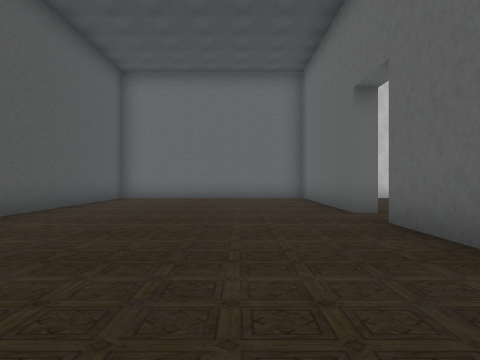
[1] (above)

19 first-person views from a walk through a scene from a Unity 3-D project. The camera is 1.3 m above the floor, looks level and sees 75° across. The floor is counted in squares, 2 m on a side. Each view is taken from the middle of a square. On the plan, view 1 faces up. The plan holds only what a view shows up to about 10 squares ahead; the rest is blank. The place goes on beyond the plan. The player is left out. Some surface patterns are stand-ins.

[2]
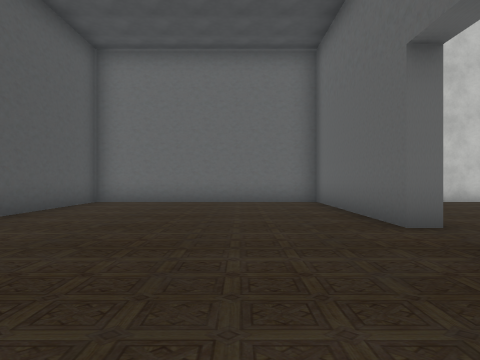

[3]
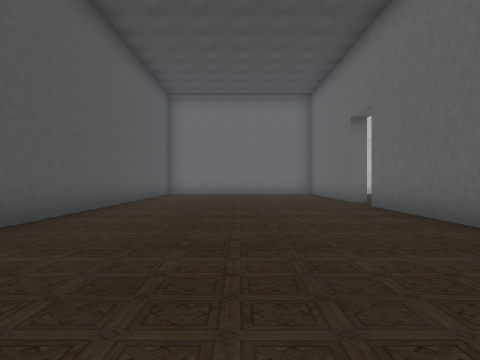

[4]
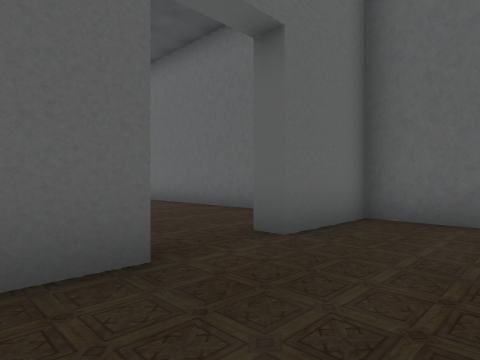

[5]
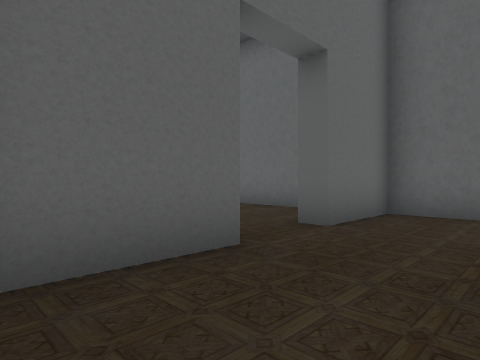

[6]
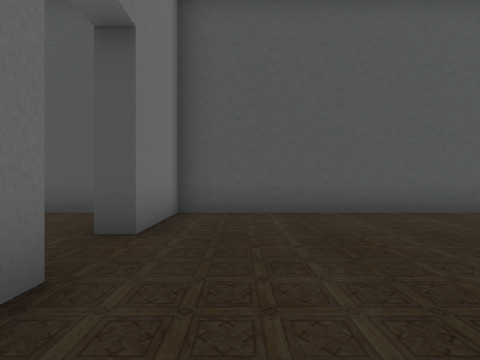

[7]
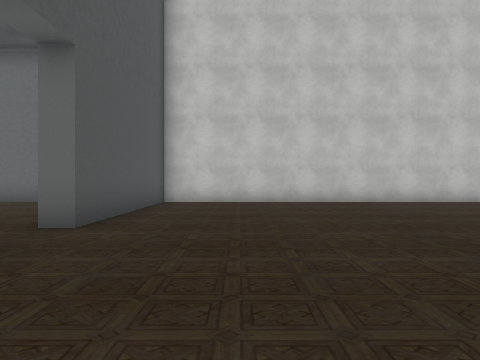

[8]
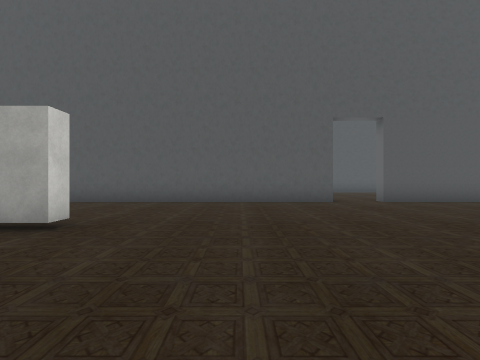

[9]
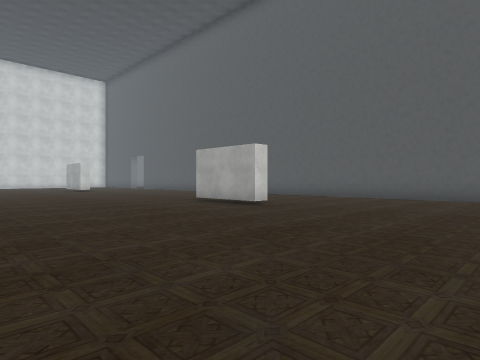

[10]
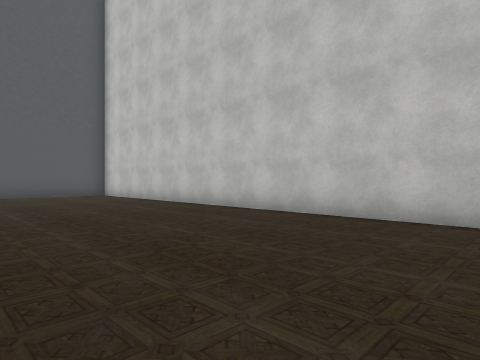

[11]
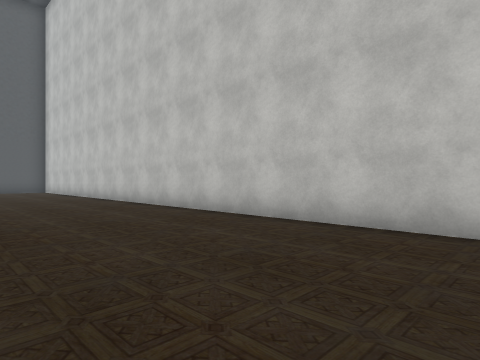

[12]
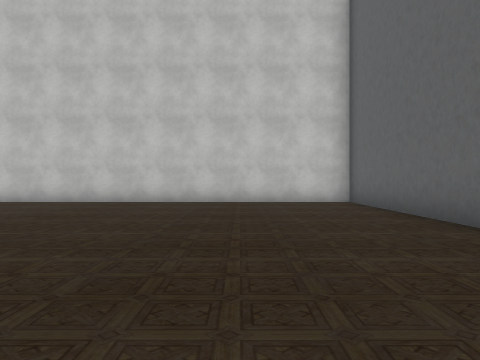

[13]
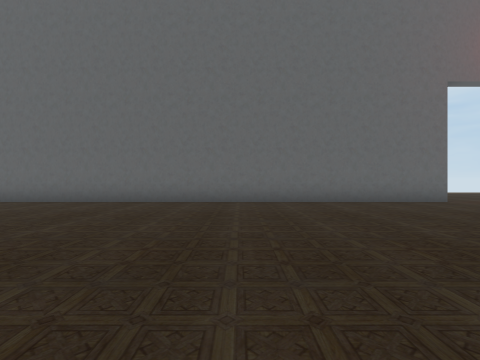

[14]
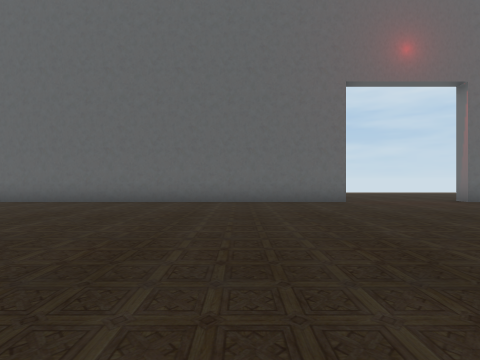

[15]
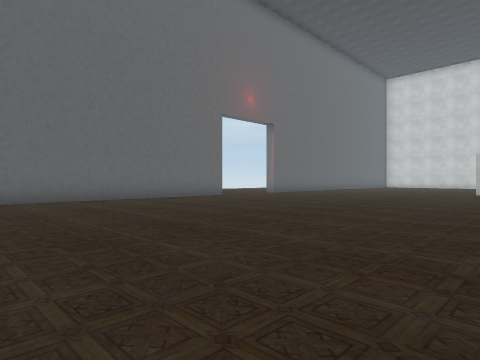

[16]
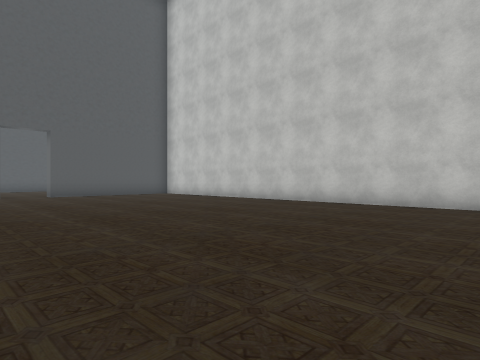

[17]
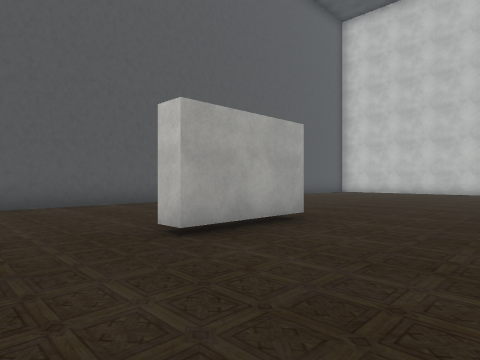

[18]
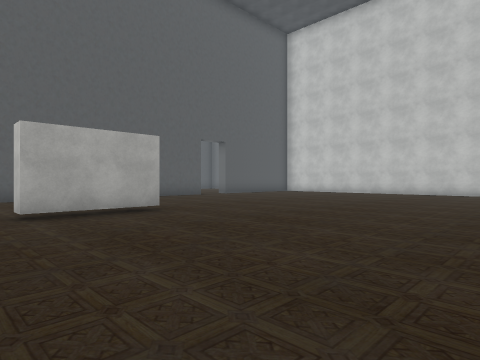

[19]
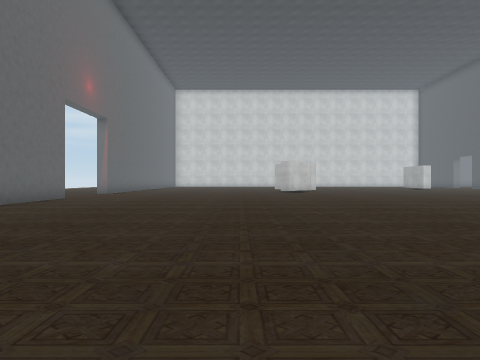

### Floor plan
Points are (right, up) in squares from view 1. A wall is a line through its corners. A room is listed if a view was taken in it or the views show most of it. See-through windows are left out.
Room 1 (views 1, 2, 6)
walls: (2.8, 6.2) (2.3, 6.2) (2.3, 11.2) (-4.3, 11.2) (-4.3, -2.2) (-1.8, -2.2) (-1.8, -2.8); (2.3, -0.8) (2.3, 4.7); (0, -2.8) (0, -2.2)
ways out: opening at (-1, -3) to room 2; opening at (3, 5.5) to room 3
Room 2 (views 3, 4, 5)
walls: (-1.8, -2.8) (-3.7, -2.8); (-4.3, -3.9) (-4.3, -5); (2.3, -4.4) (2.3, -2.8) (0, -2.8)
ways out: opening at (-1, -3) to room 1
Room 3 (views 7, 8, 9, 10, 11, 12, 13, 14, 15, 16, 17, 18, 19)
walls: (7.5, -0.5) (8, -0.5) (8, -3) (7.5, -3); (2.8, 4.8) (2.8, -4); (26.2, -4.2) (26.2, 11.2) (2.8, 11.2) (2.8, 6.2)
ways out: opening at (3, 5.5) to room 1; opening at (27, -5)

Where each view was taken, in squares from view 1:
view 1: 0 up, 0 right, facing up
view 2: 2 up, 0 right, facing up
view 3: 3 down, 1 left, facing up
view 4: 5 down, 3 left, facing up-right
view 5: 5 down, 4 left, facing up-right
view 6: 1 down, 2 right, facing left
view 7: 2 up, 5 right, facing up
view 8: 2 up, 12 right, facing left
view 9: 5 up, 14 right, facing down-left
view 10: 6 up, 16 right, facing up-left
view 11: 7 up, 21 right, facing up-left
view 12: 2 up, 23 right, facing up
view 13: 2 up, 17 right, facing right
view 14: 1 down, 17 right, facing right
view 15: 5 up, 16 right, facing down-right
view 16: 3 up, 16 right, facing up-left
view 17: 5 down, 11 right, facing up-left
view 18: 4 down, 14 right, facing up-left
view 19: 7 up, 20 right, facing down
